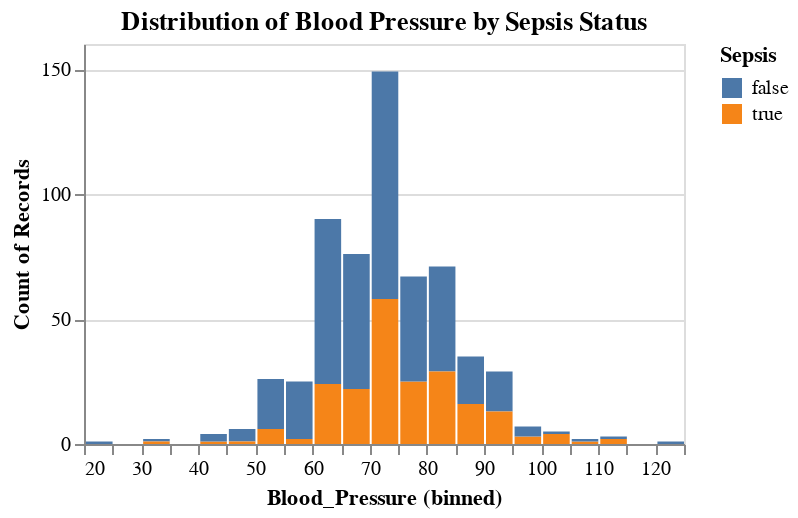

Source (notebook cell):
### Markdown cell above
*How does the distribution of Blood Pressure vary between patients with and without sepsis?*

### Code cell
# Create side-by-side histogram for Blood Pressure
histogram = alt.Chart(train_df).mark_bar().encode(
    x=alt.X('Blood_Pressure:Q', bin=alt.Bin(maxbins=30)),
    y='count()',
    color='Sepsis:N'
).properties(
    width=300,
    height=200,
    title='Distribution of Blood Pressure by Sepsis Status'
)

histogram

### Figure 1 — Vega-Lite specification as saved in the notebook (floating-point values rounded to 4 significant figures; data arrays with more than 128 entries replaced by an {"elided": "..."} marker saying what was removed)
{"config": {"view": {"continuousWidth": 300, "continuousHeight": 300}}, "data": {"name": "data-474081e19a18852d74d029f5b466df5a"}, "mark": {"type": "bar"}, "encoding": {"color": {"field": "Sepsis", "type": "nominal"}, "x": {"bin": {"maxbins": 30}, "field": "Blood_Pressure", "type": "quantitative"}, "y": {"aggregate": "count", "type": "quantitative"}}, "height": 200, "title": "Distribution of Blood Pressure by Sepsis Status", "width": 300, "$schema": "https://vega.github.io/schema/vega-lite/v5.16.3.json", "datasets": {"data-474081e19a18852d74d029f5b466df5a": {"elided": "599 records"}}}
